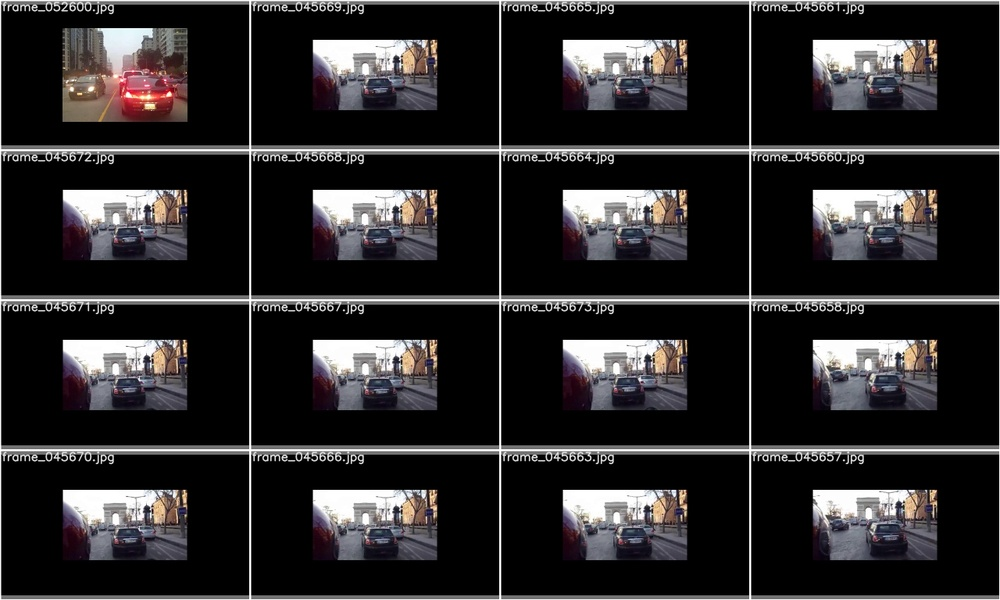
#> input picture yolov5/imgs/test_batch0_pred.jpg, 1000 x 600 px, shrunk from 1280 x 768 before the run, given in place of input.mpg, which was not available
$ python opencv-tesseract.py
#> lines starting #> are read from the running program, lines starting #| are printed output that depends on the picture; after the words box and inside, x2 and y2 are one past the last pixel; in counts of white or black regions, pixels touching at a corner belong together; pictures that were not available may be replaced by others from this repository, and a replacement may not be noted
"""
An old unreliable approach which requires a lot of hand engineering
And even after spending time on it for a lont time, It might not work as expected
Note:- This script will only provide 1 bounding box per frame.
To allow multiple bbox changes are to be made in preprocessing function by using lists of list
instead of sigle coordinates
"""
import cv2
from pytesseract import image_to_string
from numpy import median
from time import time

def auto_canny(image, sigma=0.33):
	# compute the median of the single channel pixel intensities
	v = median(image)
	# apply automatic Canny edge detection using the computed median
	lower = int(max(0, (1.0 - sigma) * v))
	upper = int(min(255, (1.0 + sigma) * v))
	edged = cv2.Canny(image, lower, upper)
	# return the edged image
	return edged

def preprocessing(frame):
    # thresh = cv2.adaptiveThreshold(frame, 255, cv2.ADAPTIVE_THRESH_GAUSSIAN_C, cv2.THRESH_BINARY_INV, 115, 3)
    x,y,w,h,plate_number = 0,0,0,0,None
    # Detect Edges on the image
    edges = auto_canny(frame)
    # Find all the contours i.e. all clossed lines
    cnts, _ = cv2.findContours(edges.copy(), cv2.RETR_LIST, cv2.CHAIN_APPROX_SIMPLE)
    # Narrow down the number of contours to places where is it most populated
    cnts = sorted(cnts, key=cv2.contourArea, reverse=True)[:30]
    for ctr in cnts:
        perimeter = cv2.arcLength(ctr, True)
        # Narrow down even more to only accept rectangles
        if len(cv2.approxPolyDP(ctr, 0.02*perimeter, True)) == 4:
            x, y, w, h = cv2.boundingRect(ctr)
            lic_plate = frame[y:y+h, x:x+w]
            plate_number = image_to_string(lic_plate)
            # only accepts contours with text in it
            if plate_number:
                return x, y, w, h, True, plate_number
    return x, y, w, h, False, plate_number

def main():
    # Capture Video specifying the video file
    # If the video input is a IP Camera then use cap = cv2.VideoCapture("ipcam_streaming_url") instead
    # check https://stackoverflow.com/questions/49978705/access-ip-camera-in-python-opencv for more
    cap = cv2.VideoCapture('data/input.mpg') # Video is clipped from https://www.youtube.com/watch?v=fxQBibd-dqw

    # Get width and height of the frame of video
    width  = cap.get(3) # float width
    height = cap.get(4) # float height

    # Prepare for writing the output frame in the new video which will have bbox and char recognition
    fourcc = cv2.VideoWriter_fourcc(*"MJPG")
    out_video = cv2.VideoWriter('result/output.avi', fourcc, 20.0, (int(width), int(height)), True)

    #font to be used to put text in frame later
    font = cv2.FONT_HERSHEY_SIMPLEX
    # Monitor time taken to run the script
    start = time()

    # Run until the video is not over
    while(cap.isOpened()):
        # Read each frame where ret is a return boollean value(True or False)
        ret, frame = cap.read()
#> frame is the input picture: shape (600, 1000, 3); mean B, G, R 43, 42.1, 44
        if ret:
            gray = cv2.cvtColor(frame, cv2.COLOR_BGR2GRAY) # Convert the frame to gray scale
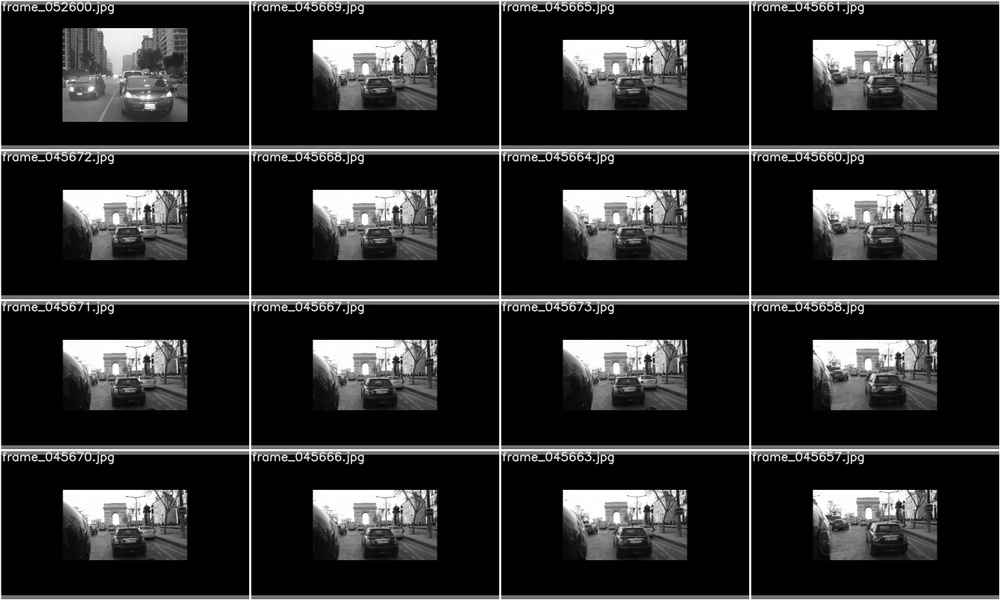
#> gray: shape (600, 1000); min 0, max 255, mean 42.7
            # Send the frame for preprocessing to get bounding box and the plate_numbers
            x, y, w, h,avail,plate_number = preprocessing(gray)
#> in auto_canny, `v = median(image)`: v = 0
#> in auto_canny, `edged = cv2.Canny(image, lower, upper)`:
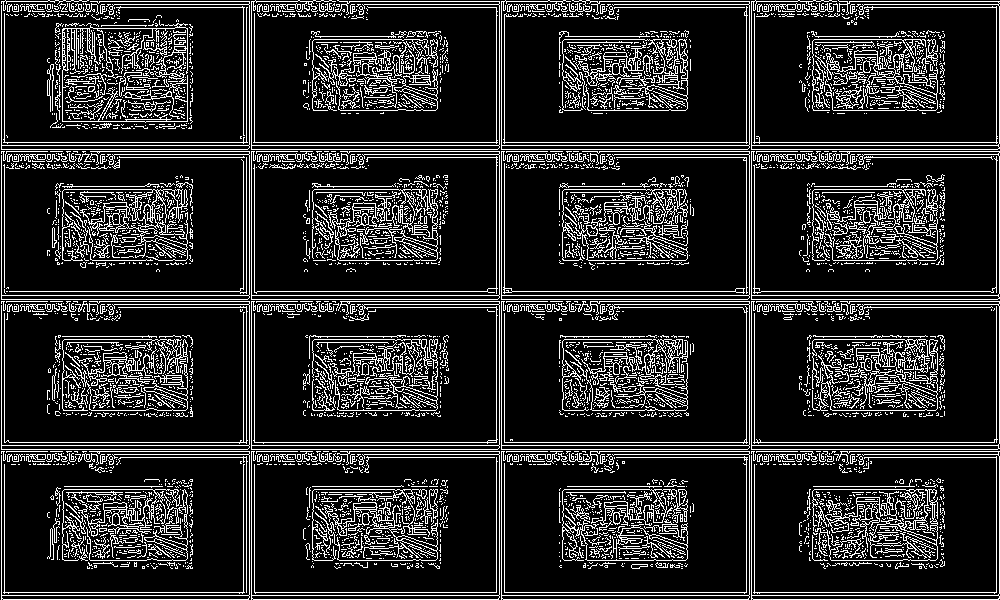
#> edged: shape (600, 1000); 16.2% white in thin lines or dots
#> in preprocessing, `cnts, _ = cv2.findContours(edges.copy(), cv2.RETR_LIST, cv2.CHAIN_APPR..`: cnts = 5847 contours, 5516 with area under 20; largest, box (x1, y1, x2, y2) and area: (62, 23, 188, 123) 11136, (62, 27, 188, 122) 10516, (562, 339, 688, 411) 6483, (562, 339, 688, 411) 5250, (62, 189, 188, 261) 1672
#> in preprocessing, `cnts = sorted(cnts, key=cv2.contourArea, reverse=True)[:30]`: cnts = 30 contours; largest, box (x1, y1, x2, y2) and area: (62, 23, 188, 123) 11136, (62, 27, 188, 122) 10516, (562, 339, 688, 411) 6483, (562, 339, 688, 411) 5250, (62, 189, 188, 261) 1672
#> the loop in preprocessing, `for ctr in cnts:` made 30 passes
#> perimeter on passes 1 to 12: 741.8, 2122.8, 1116.9, 1337, 2173, 2392.1, 3086, 2055.2, 1928.8, 2071.3, 3122.5, 2187.5
#> x = 0; y = 0; w = 0; h = 0; avail = False
            frame_copy = frame.copy()
            if avail:
                # Draw a rectangle from the extracted coordinates above
                cv2.rectangle(frame_copy, (x, y), (x + w, y + h), (255, 0, 255), 2)
                # Put a text above the rectangle where text is the output from pytesseract
                cv2.putText(frame_copy, str(plate_number), (x, y), font, 0.7, (255, 0, 255), 2, cv2.LINE_AA)

            # cv2.imshow('frame',frame_copy)
            out_video.write(frame_copy) # write the modifies frame into output video
            # to forcefully stop the running loop and break out, if it doesnt work use ctlr+c
            if cv2.waitKey(1) & 0xFF == ord('q'):
#> (key q is pressed here)
                break
        else:
            break

    print('Time taken to run through the whole video is {}s'.format(time() - start))
    # Release the current
    cap.release()
    cv2.destroyAllWindows()


if __name__ == "__main__":
    main()

$ run again, on yolov5/imgs/train_batch1.jpg
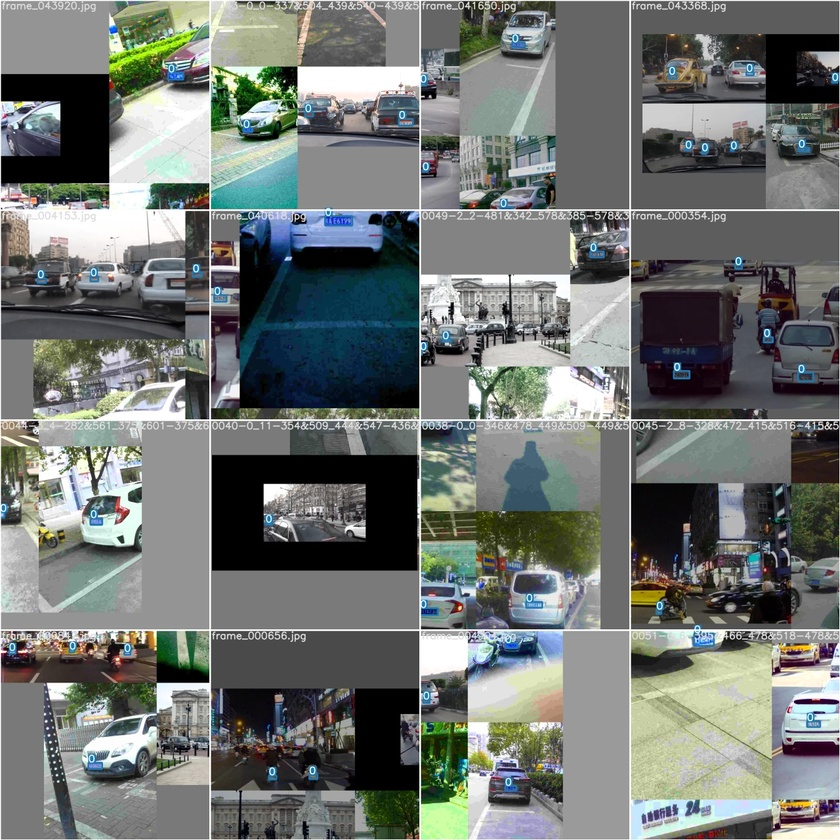
#> input picture yolov5/imgs/train_batch1.jpg, 840 x 840 px, shrunk from 1280 x 1280 before the run, given in place of input.mpg, which was not available
#> in main, frame is the input picture: shape (840, 840, 3); mean B, G, R 114, 117.1, 112.3
#> v = 117
#> lower = 78
#> upper = 155
#> in auto_canny, `edged = cv2.Canny(image, lower, upper)`:
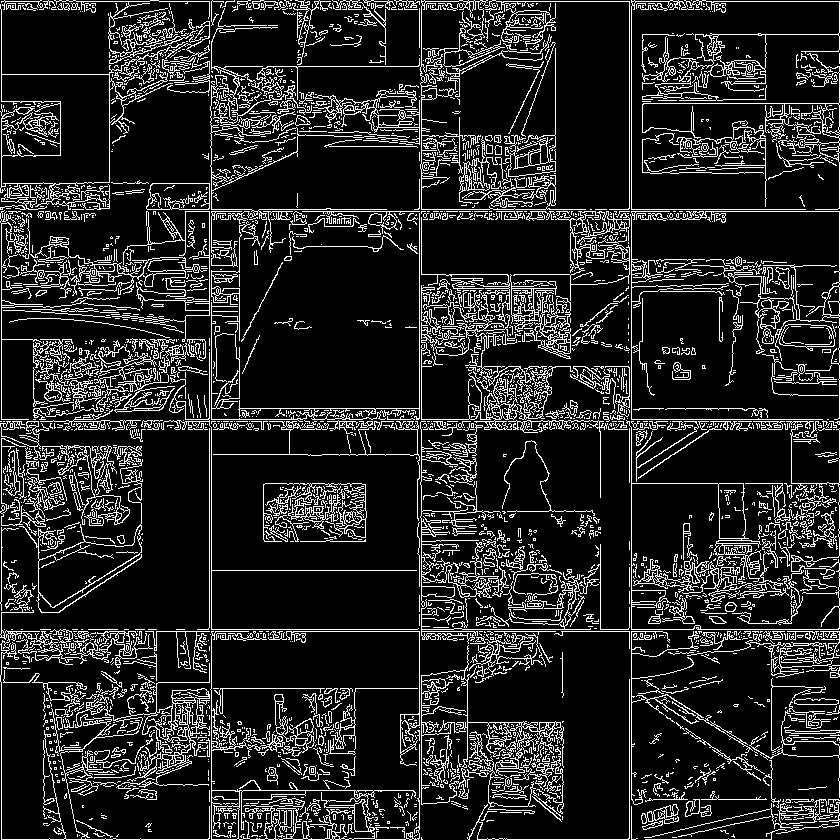
#> edged: shape (840, 840); 14.7% white in thin lines or dots
#> in preprocessing, `cnts, _ = cv2.findContours(edges.copy(), cv2.RETR_LIST, cv2.CHAIN_APPR..`: cnts = 4577 contours, 3999 with area under 20; largest, box (x1, y1, x2, y2) and area: (0, 4, 173, 210) 9399, (1, 74, 110, 187) 8567, (210, 631, 420, 840) 8096, (238, 790, 375, 840) 4570, (19, 458, 143, 613) 3939
#> in preprocessing, `cnts = sorted(cnts, key=cv2.contourArea, reverse=True)[:30]`: cnts = 30 contours; largest, box (x1, y1, x2, y2) and area: (0, 4, 173, 210) 9399, (1, 74, 110, 187) 8567, (210, 631, 420, 840) 8096, (238, 790, 375, 840) 4570, (19, 458, 143, 613) 3939
#> the loop in preprocessing, `for ctr in cnts:` made 7 passes
#> (perimeter, x, y, w, h) on pass 7: (2770.4, 642, 0, 198, 101)
#> after the loop in preprocessing, `for ctr in cnts:`:
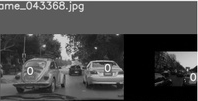
#> lic_plate: shape (101, 198); min 0, max 247, mean 74.7
